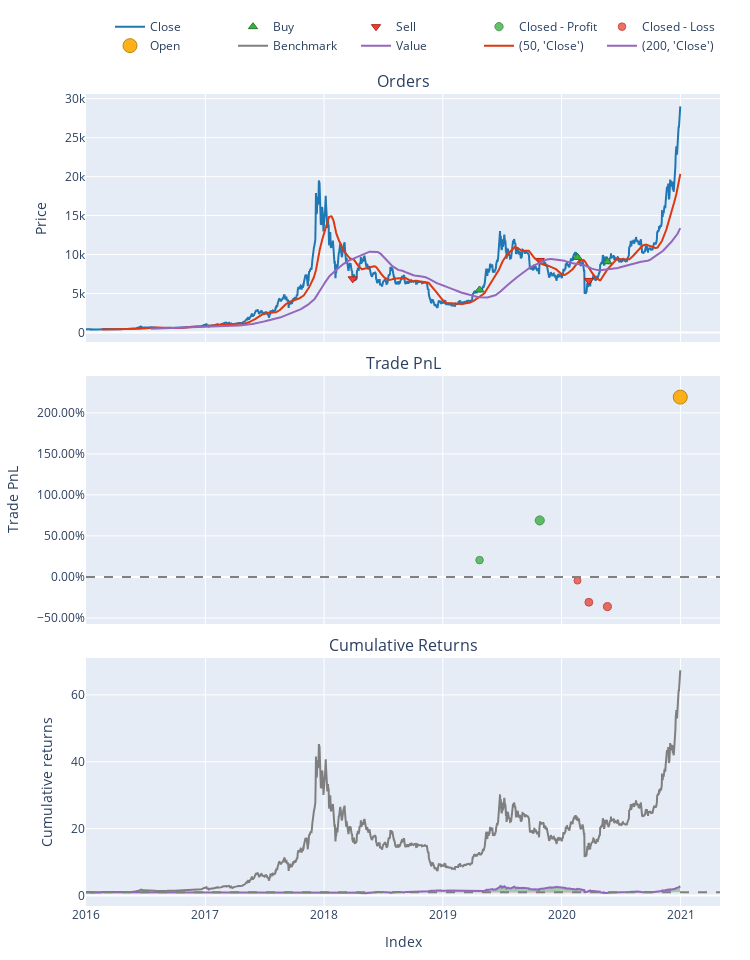

The cell this chart's notebook holds for it:
### Code cell
fig = pf.plot(subplots=['orders','trade_pnl','cum_returns'])
fast_ma.ma.vbt.plot(fig=fig)
slow_ma.ma.vbt.plot(fig=fig)
fig.show()

### Figure 1 — Plotly figure (JSON) as saved in the notebook; plotly's stock layout.template omitted (floating-point values rounded to 4 significant figures; data arrays with more than 128 entries replaced by an {"elided": "..."} marker saying what was removed)
{"data": [{"legendgroup": "0", "line": {"color": "#1f77b4"}, "name": "Close", "showlegend": true, "type": "scatter", "uid": "5214d5e3-0bd7-4abd-a835-15a2860f88e1", "x": {"elided": "1828 str values"}, "xaxis": "x", "y": {"elided": "1828 float values"}, "yaxis": "y"}, {"customdata": [[1, 7305.0, 39920.0], [3, 8430.0, 81210.0], [5, 5917.0, 53730.0]], "hovertemplate": "Order Id: %{customdata[0]}<br>Timestamp: %{x}<br>Price: %{y}<br>Size: %{customdata[1]:.6f}<br>Fees: %{customdata[2]:.6f}", "legendgroup": "1", "marker": {"color": "#37B13F", "line": {"color": "rgb(38,123,44)", "width": 1}, "size": 8, "symbol": "triangle-up"}, "mode": "markers", "name": "Buy", "type": "scatter", "uid": "4c6ce9a0-d062-46c2-8f73-3627609eb112", "x": ["2019-04-24T00:00:00+00:00", "2020-02-19T00:00:00+00:00", "2020-05-21T00:00:00+00:00"], "xaxis": "x", "y": [5465.0, 9633.0, 9082.0], "yaxis": "y"}, {"customdata": [[0, 2900.0, 19980.0], [2, 8802.0, 81370.0], [4, 8059.0, 53840.0]], "hovertemplate": "Order Id: %{customdata[0]}<br>Timestamp: %{x}<br>Price: %{y}<br>Size: %{customdata[1]:.6f}<br>Fees: %{customdata[2]:.6f}", "legendgroup": "2", "marker": {"color": "#EA4335", "line": {"color": "rgb(181,31,18)", "width": 1}, "size": 8, "symbol": "triangle-down"}, "mode": "markers", "name": "Sell", "type": "scatter", "uid": "9fa7b757-9cdc-4cfe-bcb8-ad8424f46738", "x": ["2018-03-30T00:00:00+00:00", "2019-10-26T00:00:00+00:00", "2020-03-25T00:00:00+00:00"], "xaxis": "x", "y": [6891.0, 9245.0, 6681.0], "yaxis": "y"}, {"customdata": [[0, 0, 4098000.0, 0.2051], [1, 1, 16590000.0, 0.689]], "hovertemplate": "Exit Trade Id: %{customdata[0]}<br>Position Id: %{customdata[1]}<br>Exit Timestamp: %{x}<br>PnL: %{customdata[2]:.6f}<br>Return: %{customdata[3]:.2%}", "legendgroup": "3", "marker": {"color": "#37B13F", "line": {"color": "rgb(38,123,44)", "width": 1}, "opacity": [0.7612, 0.795], "size": [7.525, 9.101], "symbol": "circle"}, "mode": "markers", "name": "Closed - Profit", "type": "scatter", "uid": "2a1a1907-ea32-4ebd-aae0-cc69899c07a1", "x": ["2019-04-24T00:00:00+00:00", "2019-10-26T00:00:00+00:00"], "xaxis": "x2", "y": [0.2051, 0.689], "yaxis": "y2"}, {"customdata": [[2, 2, -1791000.0, -0.04406], [3, 3, -11970000.0, -0.3082], [4, 4, -9727000.0, -0.3617]], "hovertemplate": "Exit Trade Id: %{customdata[0]}<br>Position Id: %{customdata[1]}<br>Exit Timestamp: %{x}<br>PnL: %{customdata[2]:.6f}<br>Return: %{customdata[3]:.2%}", "legendgroup": "4", "marker": {"color": "#EA4335", "line": {"color": "rgb(181,31,18)", "width": 1}, "opacity": [0.75, 0.7684, 0.7722], "size": [7, 7.861, 8.035], "symbol": "circle"}, "mode": "markers", "name": "Closed - Loss", "type": "scatter", "uid": "b62b5691-1267-442e-a097-c91bedfed8d4", "x": ["2020-02-19T00:00:00+00:00", "2020-03-25T00:00:00+00:00", "2020-05-21T00:00:00+00:00"], "xaxis": "x2", "y": [-0.04406, -0.3082, -0.3617], "yaxis": "y2"}, {"customdata": [[5, 5, 37660000.0, 2.192]], "hovertemplate": "Exit Trade Id: %{customdata[0]}<br>Position Id: %{customdata[1]}<br>Exit Timestamp: %{x}<br>PnL: %{customdata[2]:.6f}<br>Return: %{customdata[3]:.2%}", "legendgroup": "5", "marker": {"color": "#FFAA00", "line": {"color": "rgb(178,118,0)", "width": 1}, "opacity": [0.9], "size": [14], "symbol": "circle"}, "mode": "markers", "name": "Open", "type": "scatter", "uid": "9fde25b4-297a-44de-a5c9-9c803bf149fe", "x": ["2020-12-31T00:00:00+00:00"], "xaxis": "x2", "y": [2.192], "yaxis": "y2"}, {"legendgroup": "6", "line": {"color": "#7f7f7f"}, "name": "Benchmark", "showlegend": true, "type": "scatter", "uid": "0dc6164d-8b87-470f-a70b-0a2ff67a18d1", "x": {"elided": "1828 str values"}, "xaxis": "x3", "y": {"elided": "1828 float values"}, "yaxis": "y3"}, {"hoverinfo": "skip", "legendgroup": "7", "line": {"color": "rgba(0, 0, 0, 0)", "width": 0}, "opacity": 0, "showlegend": false, "type": "scatter", "uid": "7d04f722-0591-4743-a325-2d961570135a", "x": {"elided": "1828 str values"}, "xaxis": "x3", "y": {"elided": "1828 int values"}, "yaxis": "y3"}, {"connectgaps": false, "fill": "tonexty", "fillcolor": "rgba(0, 128, 0, 0.3)", "hoverinfo": "skip", "legendgroup": "7", "line": {"color": "rgba(0, 0, 0, 0)", "width": 0}, "opacity": 0, "showlegend": false, "type": "scatter", "uid": "f07b2368-c746-4aba-aa00-6d9232e3fea4", "x": {"elided": "1828 str values"}, "xaxis": "x3", "y": {"elided": "1828 float values"}, "yaxis": "y3"}, {"hoverinfo": "skip", "legendgroup": "7", "line": {"color": "rgba(0, 0, 0, 0)", "width": 0}, "opacity": 0, "showlegend": false, "type": "scatter", "uid": "44270e75-0473-482b-8cee-da3b2b9768ec", "x": {"elided": "1828 str values"}, "xaxis": "x3", "y": {"elided": "1828 int values"}, "yaxis": "y3"}, {"connectgaps": false, "fill": "tonexty", "fillcolor": "rgba(255, 0, 0, 0.3)", "hoverinfo": "skip", "legendgroup": "7", "line": {"color": "rgba(0, 0, 0, 0)", "width": 0}, "opacity": 0, "showlegend": false, "type": "scatter", "uid": "5e109f7e-20e6-44e8-b2df-f8c7535823e7", "x": {"elided": "1828 str values"}, "xaxis": "x3", "y": {"elided": "1828 float values"}, "yaxis": "y3"}, {"legendgroup": "8", "line": {"color": "#9467bd"}, "name": "Value", "showlegend": true, "type": "scatter", "uid": "ce2d1a12-017c-46ee-b9bd-4b809de7c83b", "x": {"elided": "1828 str values"}, "xaxis": "x3", "y": {"elided": "1828 float values"}, "yaxis": "y3"}, {"hoverinfo": "skip", "legendgroup": "7", "line": {"color": "rgba(0, 0, 0, 0)", "width": 0}, "opacity": 0, "showlegend": false, "type": "scatter", "uid": "2dd0ad84-68af-49a0-aaeb-a7214842df28", "x": {"elided": "1828 str values"}, "xaxis": "x3", "y": {"elided": "1828 int values"}, "yaxis": "y3"}, {"name": "(50, 'Close')", "showlegend": true, "type": "scatter", "uid": "fa075cfa-0810-461c-8f44-141616afd222", "x": {"elided": "1828 str values"}, "y": {"elided": "1828 float values"}}, {"name": "(200, 'Close')", "showlegend": true, "type": "scatter", "uid": "9695b1d1-a93d-4fa6-b868-f465446c8379", "x": {"elided": "1828 str values"}, "y": {"elided": "1828 float values"}}], "layout": {"annotations": [{"font": {"size": 16}, "showarrow": false, "text": "Orders", "x": 0.5, "xanchor": "center", "xref": "paper", "y": 1, "yanchor": "bottom", "yref": "paper"}, {"font": {"size": 16}, "showarrow": false, "text": "Trade PnL", "x": 0.5, "xanchor": "center", "xref": "paper", "y": 0.6528, "yanchor": "bottom", "yref": "paper"}, {"font": {"size": 16}, "showarrow": false, "text": "Cumulative Returns", "x": 0.5, "xanchor": "center", "xref": "paper", "y": 0.3056, "yanchor": "bottom", "yref": "paper"}], "height": 960, "legend": {"orientation": "h", "traceorder": "normal", "x": 1, "xanchor": "right", "y": 1.042, "yanchor": "bottom"}, "margin": {"b": 30, "l": 30, "r": 30, "t": 30}, "shapes": [{"line": {"color": "gray", "dash": "dash"}, "type": "line", "x0": 0, "x1": 1, "xref": "paper", "y0": 0, "y1": 0, "yref": "y2"}, {"line": {"color": "gray", "dash": "dash"}, "type": "line", "x0": 0, "x1": 1, "xref": "paper", "y0": 1, "y1": 1, "yref": "y3"}], "showlegend": true, "width": 750, "xaxis": {"anchor": "y", "domain": [0, 1], "matches": "x3", "showticklabels": false}, "xaxis2": {"anchor": "y2", "domain": [0, 1], "matches": "x3", "showticklabels": false}, "xaxis3": {"anchor": "y3", "domain": [0, 1], "title": {"text": "Index"}}, "yaxis": {"anchor": "x", "domain": [0.6944, 1], "title": {"text": "Price"}}, "yaxis2": {"anchor": "x2", "domain": [0.3472, 0.6528], "tickformat": ".2%", "title": {"text": "Trade PnL"}}, "yaxis3": {"anchor": "x3", "domain": [0, 0.3056], "title": {"text": "Cumulative returns"}}}}
